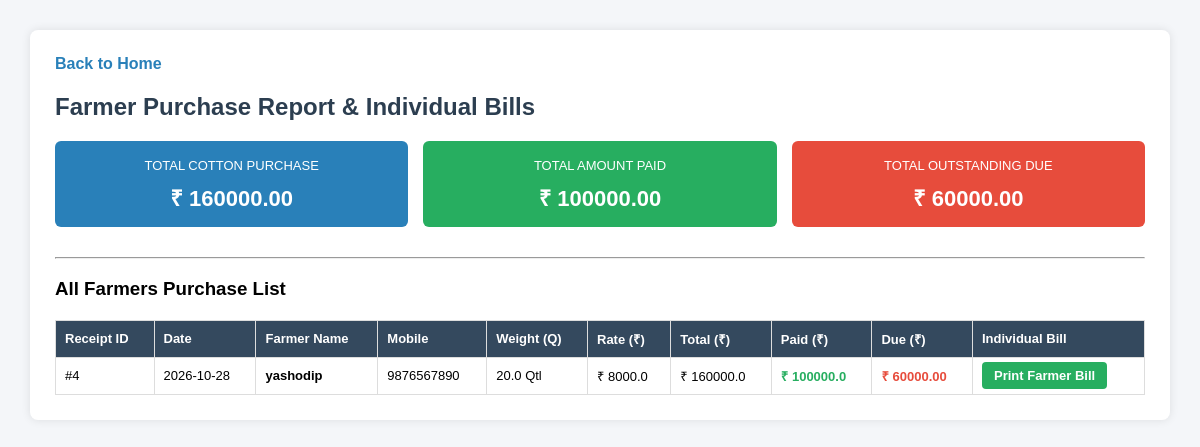
Page /purchase_report on the committed database.
### tables this page shows
CREATE TABLE purchases (
            id INTEGER PRIMARY KEY AUTOINCREMENT,
            farmer_id INTEGER,
            vehicle_id INTEGER,
            date TEXT,
            weight REAL,         
            rate REAL,           
            total_amount REAL,   
            paid_amount REAL DEFAULT 0,
            FOREIGN KEY (farmer_id) REFERENCES farmers (id),
            FOREIGN KEY (vehicle_id) REFERENCES vehicles (id)
        );

CREATE TABLE farmers (
            id INTEGER PRIMARY KEY AUTOINCREMENT,
            name TEXT NOT NULL,
            mobile TEXT,
            village TEXT
        , aadhar_number TEXT);

### app.py (the view)
@app.route('/purchase_report')
def purchase_report():
    conn = get_db_connection()
    purchases = conn.execute('''
        SELECT p.*, f.name as farmer_name, f.mobile, f.village
        FROM purchases p
        LEFT JOIN farmers f ON p.farmer_id = f.id
        ORDER BY p.id DESC
    ''').fetchall()
    total_purchase_amt = sum((p['total_amount'] or 0) for p in purchases)
    total_paid_amt = sum((p['paid_amount'] or 0) for p in purchases)
    conn.close()
    return render_template('purchase_report.html',
                           purchases=purchases,
                           total_purchase_amt=total_purchase_amt,
                           total_paid_amt=total_paid_amt)

### db.py (called while the page is built)
def get_db_connection():
    conn = sqlite3.connect('cotton.db')
    conn.row_factory = sqlite3.Row
    return conn

### templates/purchase_report.html (shortened to what this page needs)
<!DOCTYPE html>
<html lang="en">
<head>
</head>
<body>
    <div class="container">
        <a class="home-link" href="/">Back to Home</a>
        <h2>Farmer Purchase Report & Individual Bills</h2>
        <div class="metrics-grid">
            <div class="metric-card bg-blue">
                <span>Total Cotton Purchase</span>
                <h3>₹ {{ "%.2f"|format(total_purchase_amt) }}</h3>
            </div>
            <div class="metric-card bg-green">
                <span>Total Amount Paid</span>
                <h3>₹ {{ "%.2f"|format(total_paid_amt) }}</h3>
            </div>
            <div class="metric-card bg-red">
                <span>Total Outstanding Due</span>
                <h3>₹ {{ "%.2f"|format(total_purchase_amt - total_paid_amt) }}</h3>
            </div>
        </div>
        <hr style="margin-top: 30px;">
        <h3>All Farmers Purchase List</h3>
        <table>
            <tr>
                <th>Receipt ID</th>
                <th>Date</th>
                <th>Farmer Name</th>
                <th>Mobile</th>
                <th>Weight (Q)</th>
                <th>Rate (₹)</th>
                <th>Total (₹)</th>
                <th>Paid (₹)</th>
                <th>Due (₹)</th>
                <th>Individual Bill</th>
            </tr>
            {% for p in purchases %}
            {% set due = p.total_amount - p.paid_amount %}
            <tr>
                <td>#{{ p.id }}</td>
                <td>{{ p.date }}</td>
                <td><strong>{{ p.farmer_name }}</strong></td>
                <td>{{ p.mobile if p.mobile else '-' }}</td>
                <td>{{ p.weight }} Qtl</td>
                <td>₹ {{ p.rate }}</td>
                <td>₹ {{ p.total_amount }}</td>
                <td><span style="color: #27ae60; font-weight: bold;">₹ {{ p.paid_amount }}</span></td>
                <td><span style="color: {{ '#e74c3c' if due > 0 else '#27ae60' }}; font-weight: bold;">₹ {{ "%.2f"|format(due) }}</span></td>
                <td>
                    <a href="/bill/{{ p.id }}" target="_blank" class="btn-bill">Print Farmer Bill</a>
                </td>
            </tr>
            {% endfor %}
        </table>
    </div>
</body>
</html>

### templates/purchase_report.html (style rules this page uses)
body { font-family: Arial, sans-serif; margin: 30px; background-color: #f4f6f9; }
.container { max-width: 1150px; margin: auto; background: white; padding: 25px; border-radius: 8px; box-shadow: 0 0 10px rgba(0,0,0,0.1); }
h2 { color: #2c3e50; }
.metrics-grid { display: grid; grid-template-columns: repeat(3, 1fr); gap: 15px; margin: 20px 0; }
.metric-card { padding: 15px; border-radius: 6px; color: white; text-align: center; }
.metric-card span { font-size: 13px; text-transform: uppercase; }
.metric-card h3 { margin: 8px 0 0; font-size: 22px; color: white; }
.bg-blue { background-color: #2980b9; }
.bg-green { background-color: #27ae60; }
.bg-red { background-color: #e74c3c; }
table { width: 100%; border-collapse: collapse; margin-top: 20px; }
table, th, td { border: 1px solid #ddd; }
th, td { padding: 9px; text-align: left; font-size: 13px; }
th { background-color: #34495e; color: white; }
.btn-bill { background-color: #27ae60; color: white; padding: 6px 12px; text-decoration: none; border-radius: 4px; font-weight: bold; font-size: 13px; }
a.home-link { text-decoration: none; color: #2980b9; font-weight: bold; }

### rows in the picture
purchases: id "4", date "2026-10-28", farmer_name "yashodip", mobile "9876567890", weight "20.0", rate "8000.0", total_amount "160000.0", paid_amount "100000.0", due "60000.00"

### other values in the picture
{{ "%.2f"|format(total_purchase_amt) }} "160000.00"
{{ "%.2f"|format(total_paid_amt) }} "100000.00"
{{ "%.2f"|format(total_purchase_amt - total_paid_amt) }} "60000.00"
